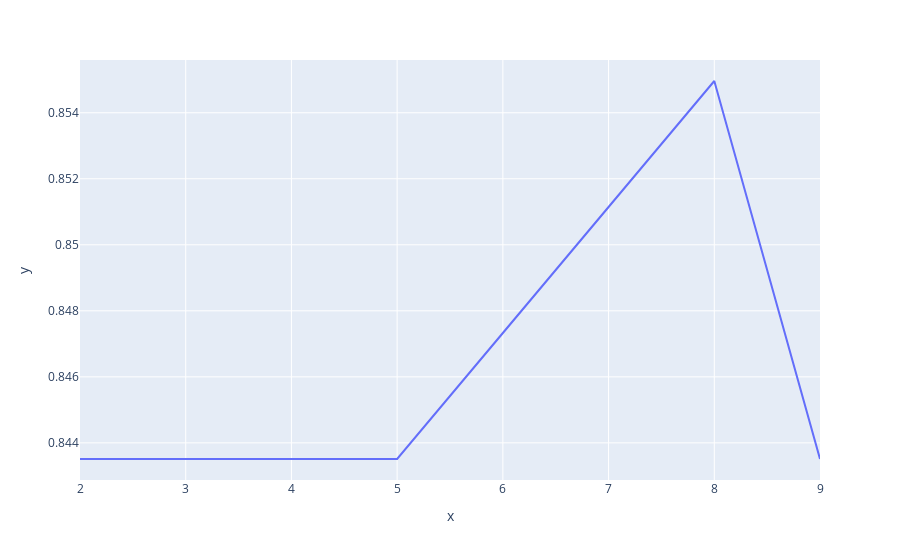

The notebook cell saved with this chart:
### Markdown cell above
DecisionTree

### Code cell
from sklearn.tree import DecisionTreeClassifier

list1 = []

for leaves in range(2,10):
    classifier = DecisionTreeClassifier(max_leaf_nodes = leaves, random_state=0, criterion='entropy')
    classifier.fit(x_train, y_train)
    y_pred = classifier.predict(x_test)
    list1.append(accuracy_score(y_test,y_pred))

fig = px.line(x = list(range(2,10)), y = list1)
fig.show()

### Figure 1 — Plotly figure (JSON) as saved in the notebook; plotly's stock layout.template omitted (floating-point values rounded to 4 significant figures)
{"data": [{"hovertemplate": "x=%{x}<br>y=%{y}<extra></extra>", "legendgroup": "", "line": {"color": "#636efa", "dash": "solid"}, "mode": "lines", "name": "", "orientation": "v", "showlegend": false, "type": "scatter", "x": [2, 3, 4, 5, 6, 7, 8, 9], "xaxis": "x", "y": [0.8435, 0.8435, 0.8435, 0.8435, 0.8473, 0.8511, 0.855, 0.8435], "yaxis": "y"}], "layout": {"legend": {"tracegroupgap": 0}, "margin": {"t": 60}, "xaxis": {"anchor": "y", "domain": [0, 1], "title": {"text": "x"}}, "yaxis": {"anchor": "x", "domain": [0, 1], "title": {"text": "y"}}}}
